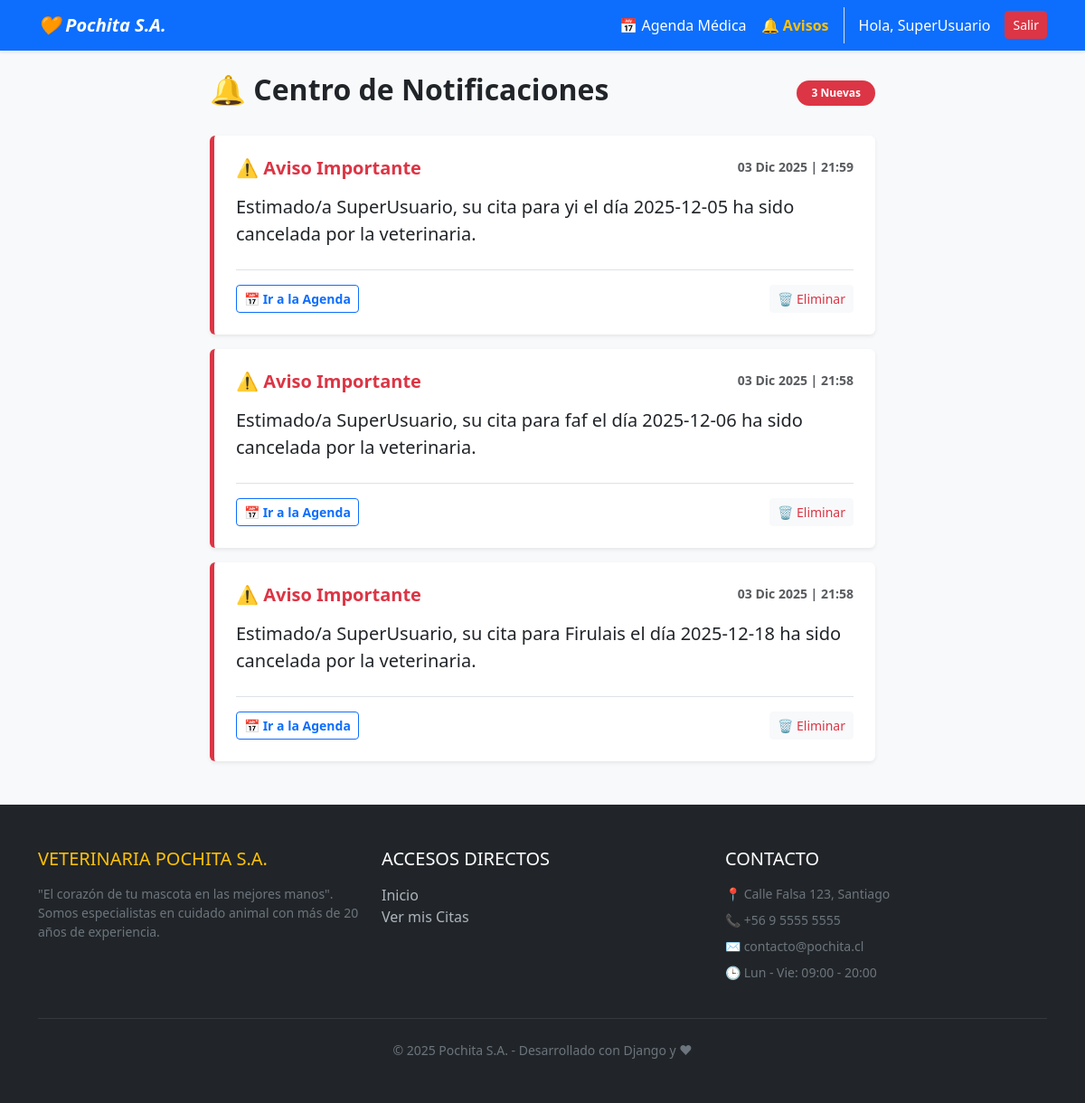
Before: /notificaciones/ (signed in) with the older database file.
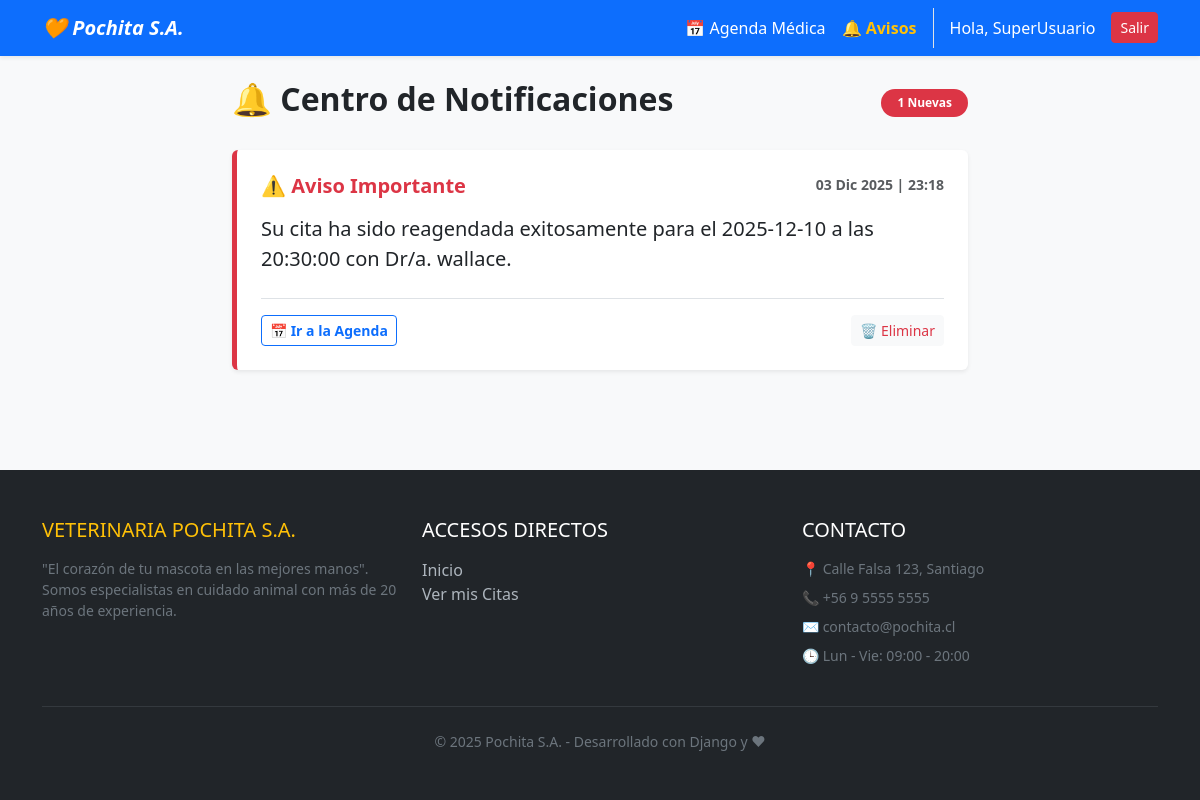
After: the same page with the newer database file.
### core/models.py (models this page shows, shortened)
class Notificacion(models.Model):
    usuario = models.ForeignKey(User, on_delete=models.CASCADE) # A quién le avisamos
    mensaje = models.TextField()
    leido = models.BooleanField(default=False) # Para saber si ya vio la alerta
    fecha = models.DateTimeField(auto_now_add=True)

### core/views.py (the view)
# urls.py: path('notificaciones/', views.mis_notificaciones, name='mis_notificaciones'),
@login_required
def mis_notificaciones(request):
    notificaciones = Notificacion.objects.filter(usuario=request.user).order_by('-fecha')
    return render(request, 'core/notificaciones.html', {'notificaciones': notificaciones})

### core/templates/core/notificaciones.html (shortened to what this page needs)
{% extends 'core/base.html' %}
{% block content %}
<div class="row justify-content-center">
    <div class="col-md-8">
        <div class="d-flex justify-content-between align-items-center mb-4">
            <h2 class="fw-bold text-dark">🔔 Centro de Notificaciones</h2>
            {% if notificaciones %}
                <span class="badge bg-danger rounded-pill px-3 py-2">{{ notificaciones.count }} Nuevas</span>
            {% endif %}
        </div>
        {% if notificaciones %}
            <div class="vstack gap-3">
                {% for noti in notificaciones %}
                    <div class="card shadow-sm border-0 border-start border-5 border-danger animate-hover">
                        <div class="card-body p-4">
                            <div class="d-flex justify-content-between align-items-start mb-2">
                                <h5 class="card-title text-danger fw-bold mb-0">
                                    ⚠️ Aviso Importante
                                </h5>
                                <small class="text-muted fw-semibold">
                                    {{ noti.fecha|date:"d M Y" }} | {{ noti.fecha|date:"H:i" }}
                                </small>
                            </div>
                            <p class="card-text text-dark fs-5 mt-3 mb-4">
                                {{ noti.mensaje }}
                            </p>
                            <div class="d-flex justify-content-between align-items-center border-top pt-3">
                                <a href="{% url 'lista_citas' %}" class="btn btn-outline-primary btn-sm fw-bold">
                                    📅 Ir a la Agenda
                                </a>
                                <form action="{% url 'eliminar_notificacion' noti.id %}" method="post">
                                    <button type="submit" class="btn btn-light text-danger btn-sm hover-delete" title="Borrar mensaje">
                                        🗑️ Eliminar
                                    </button>
                                </form>
                            </div>
                        </div>
                    </div>
                {% endfor %}
            </div>
        {% endif %}
    </div>
</div>
{% endblock %}

### core/templates/core/base.html (shortened to what this page needs)
<!DOCTYPE html>
<html lang="es" class="h-100">
<head>
    <link href="https://cdn.jsdelivr.net/npm/bootstrap@5.3.0/dist/css/bootstrap.min.css" rel="stylesheet">
</head>
<body class="d-flex flex-column h-100 bg-light">
    <nav class="navbar navbar-expand-lg navbar-dark bg-primary shadow-sm">
        <div class="container">
            <a class="navbar-brand fw-bold fst-italic" href="{% url 'home' %}">🧡 Pochita S.A.</a>
            <div class="collapse navbar-collapse" id="navbarNav">
                <ul class="navbar-nav ms-auto">
                    {% if user.is_authenticated %}
                        <li class="nav-item">
                            <a class="nav-link active" href="{% url 'lista_citas' %}">📅 Agenda Médica</a>
                        </li>
                        <li class="nav-item">
                            <a class="nav-link text-warning fw-bold" href="{% url 'mis_notificaciones' %}">🔔 Avisos</a>
                        </li>
                        <li class="nav-item">
                            <span class="nav-link text-white ms-2 border-start ps-3">Hola, {{ user.first_name }}</span>
                        </li>
                        <li class="nav-item">
                            <form action="{% url 'logout' %}" method="post" class="d-inline">
                                <button type="submit" class="btn btn-danger btn-sm mt-1 ms-2">Salir</button>
                            </form>
                        </li>
                    {% else %}
                        <li class="nav-item"><a class="nav-link text-white" href="{% url 'login' %}">Ingresar</a></li>
                        <li class="nav-item"><a class="nav-link text-white" href="{% url 'registro' %}">Registrarse</a></li>
                    {% endif %}
                </ul>
            </div>
        </div>
    </nav>
    <main class="container mt-4 mb-5">
        {% block content %}
        {% endblock %}
    </main>
    <footer class="footer mt-auto py-5 bg-dark text-white">
        <div class="container">
            <div class="row">
                <div class="col-lg-4 col-md-6 mb-4 mb-md-0">
                    <h5 class="text-uppercase text-warning mb-3">Veterinaria Pochita S.A.</h5>
                    <p class="small text-secondary">
                        "El corazón de tu mascota en las mejores manos".<br>
                        Somos especialistas en cuidado animal con más de 20 años de experiencia.
                    </p>
                </div>
                <div class="col-lg-4 col-md-6 mb-4 mb-md-0">
                    <h5 class="text-uppercase mb-3">Accesos Directos</h5>
                    <ul class="list-unstyled mb-0">
                        <li><a href="{% url 'home' %}" class="footer-link">Inicio</a></li>
                        {% if not user.is_authenticated %}
                            <li><a href="{% url 'registro' %}" class="footer-link">Crear Cuenta</a></li>
                            <li><a href="{% url 'login' %}" class="footer-link">Iniciar Sesión</a></li>
                        {% else %}
                            <li><a href="{% url 'lista_citas' %}" class="footer-link">Ver mis Citas</a></li>
                        {% endif %}
                    </ul>
                </div>
                <div class="col-lg-4 col-md-12 mb-4 mb-md-0">
                    <h5 class="text-uppercase mb-3">Contacto</h5>
                    <ul class="list-unstyled text-secondary small">
                        <li class="mb-2">📍 Calle Falsa 123, Santiago</li>
                        <li class="mb-2">📞 +56 9 5555 5555</li>
                        <li class="mb-2">✉️ contacto@pochita.cl</li>
                        <li>🕒 Lun - Vie: 09:00 - 20:00</li>
                    </ul>
                </div>
            </div>
            <hr class="my-4 border-secondary">
            <div class="text-center text-secondary small">
                © 2025 Pochita S.A. - Desarrollado con Django y ❤
            </div>
        </div>
    </footer>
</body>
</html>

### core/templates/core/base.html (style rules this page uses)
main { flex-shrink: 0; }
.footer-link { color: #adb5bd; text-decoration: none; transition: color 0.3s; }

Changed rows visible on the page:
removed Notificacion: fecha "03 Dic 2025", fecha "21:59", mensaje "Estimado/a SuperUsuario, su cita para yi el día 2025-12-05 ha sido cancelada por la veterinaria."
removed Notificacion: fecha "03 Dic 2025", fecha "21:58", mensaje "Estimado/a SuperUsuario, su cita para faf el día 2025-12-06 ha sido cancelada por la veterinaria."
removed Notificacion: fecha "03 Dic 2025", fecha "21:58", mensaje "Estimado/a SuperUsuario, su cita para Firulais el día 2025-12-18 ha sido cancelada por la veterinaria."
added Notificacion: fecha "03 Dic 2025", fecha "23:18", mensaje "Su cita ha sido reagendada exitosamente para el 2025-12-10 a las 20:30:00 con Dr/a. wallace."
Other visible differences:
{{ notificaciones.count }}: "3" → "1"
